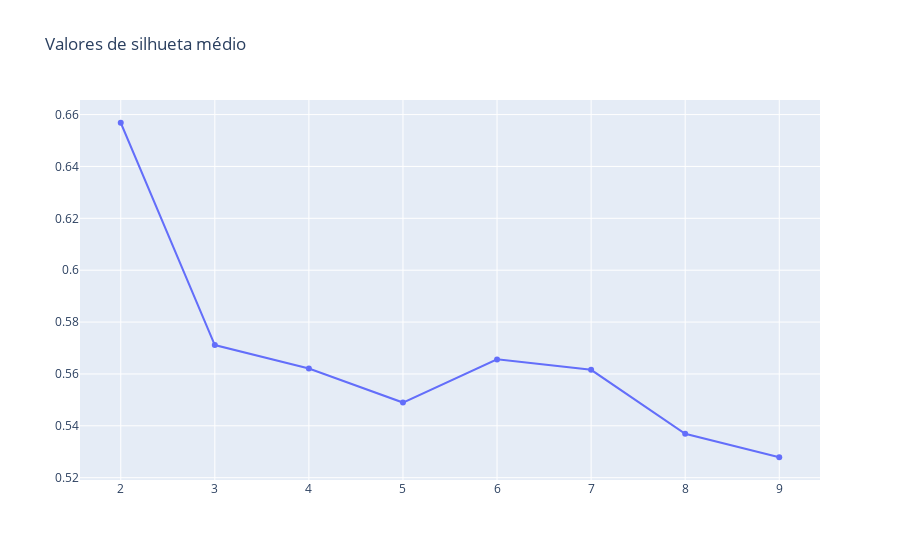

The notebook cell saved with this chart:
### Code cell
valores_silhueta=[]
dataframe=df
for i in faixa_n_cluster:
    agrupador=KMeans(n_clusters=i)
    labels=agrupador.fit_predict(dataframe)
    media_silhueta=silhouette_score(dataframe,labels)
    valores_silhueta.append(media_silhueta)


fig=go.Figure()
fig.add_trace(go.Scatter(x=faixa_n_cluster,y=valores_silhueta))
fig.update_layout(title='Valores de silhueta médio')

### Figure 1 — Plotly figure (JSON) as saved in the notebook; plotly's stock layout.template omitted (floating-point values rounded to 4 significant figures)
{"data": [{"type": "scatter", "x": [2, 3, 4, 5, 6, 7, 8, 9], "y": [0.6568, 0.5711, 0.5621, 0.549, 0.5656, 0.5616, 0.5369, 0.5279]}], "layout": {"title": {"text": "Valores de silhueta médio"}}}
